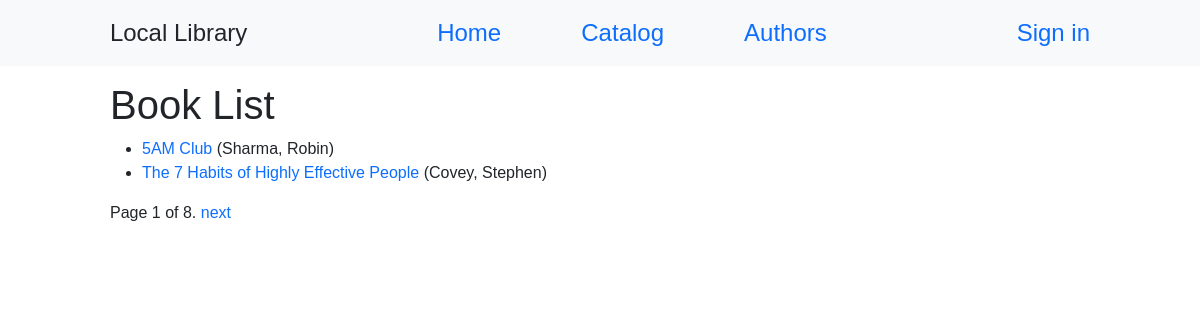
/catalog/books/, run on the app's committed database.
### catalog/models.py (models this page shows, shortened)
class Book(models.Model):
    title = models.CharField(max_length = 200)
    author = models.ForeignKey('Author', on_delete=models.SET_NULL, null=True)
    summary = models.TextField(max_length=1000, help_text = 'Enter a brief description of the book')
    isbn = models.CharField('ISBN', max_length = 13, unique = True, help_text = '13 Character <a href="https://www.isbn-international.org/content/what-isbn">ISBN number</a>')
    genre = models.ManyToManyField(Genre, help_text='Select a genre for this book')
    language = models.ForeignKey('Language', on_delete=models.SET_NULL, null=True)
    def get_absolute_url(self):
        return reverse("book_detail", args=[str(self.id)])
    def display_genre(self):
        return ', '.join(genre.name for genre in self.genre.all()[:3])
    display_genre.short_description = 'Genre'

class Author(models.Model):
    first_name = models.CharField(max_length=100)
    last_name = models.CharField(max_length=100)
    date_of_birth = models.DateField(null=True, blank=True)
    date_of_death = models.DateField('Died', null=True, blank=True)
    class Meta:
        ordering = ['last_name', 'first_name']
    def __str__(self):
        return f'{self.last_name}, {self.first_name}'

### catalog/views.py (the view)
# urls.py: path('books/', views.BookListView.as_view(), name='books'),
class BookListView(generic.ListView):
    model = Book
    paginate_by = 2

### catalog/templates/catalog/book_list.html (shortened to what this page needs)
{% extends "base_generic.html" %}
{% block content %}
  <h1>Book List</h1>
  {% if book_list %}
  <ul>
    {% for book in book_list %}
      <li>
        <a href="{{ book.get_absolute_url }}">{{ book.title }}</a> ({{book.author}})
      </li>
    {% endfor %}
  </ul>
  {% else %}
    <p>There are no books in the library.</p>
  {% endif %}
{% endblock %}

### catalog/static/css/styles.css (style rules this page uses)
body { font-family: sans-serif; }
a { text-decoration: none; }

### data on the page
Book: title "5AM Club", author "Sharma, Robin"
Book: title "The 7 Habits of Highly Effective People", author "Covey, Stephen"

### other printed values
{{ page_obj.number }} "1"
{{ page_obj.paginator.num_pages }} "8"
